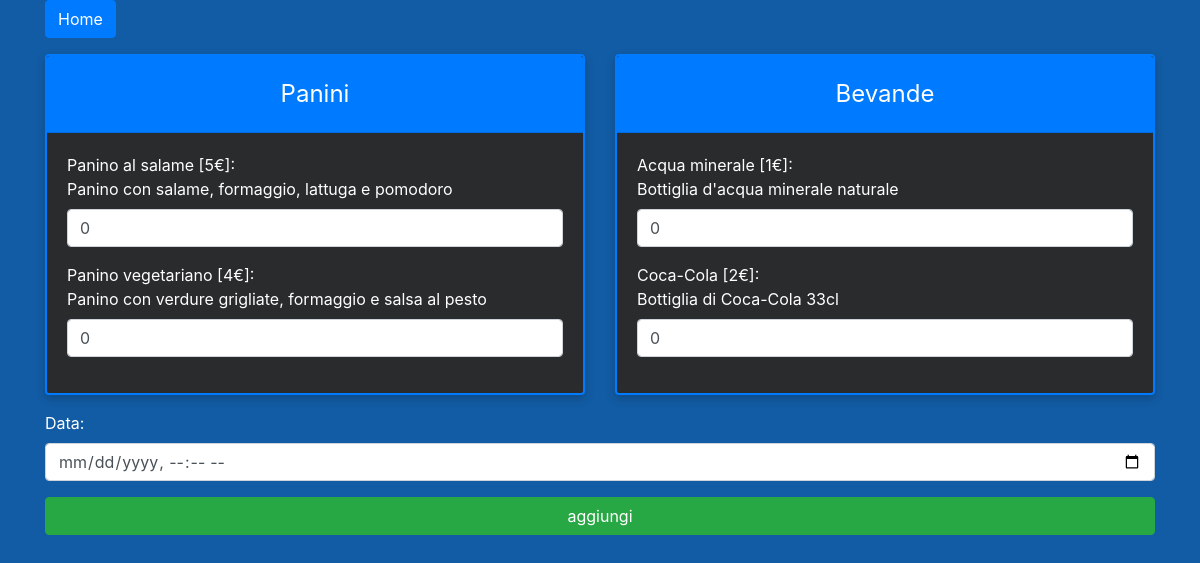
Before: /ordinazione.php (signed in) with the older database file.
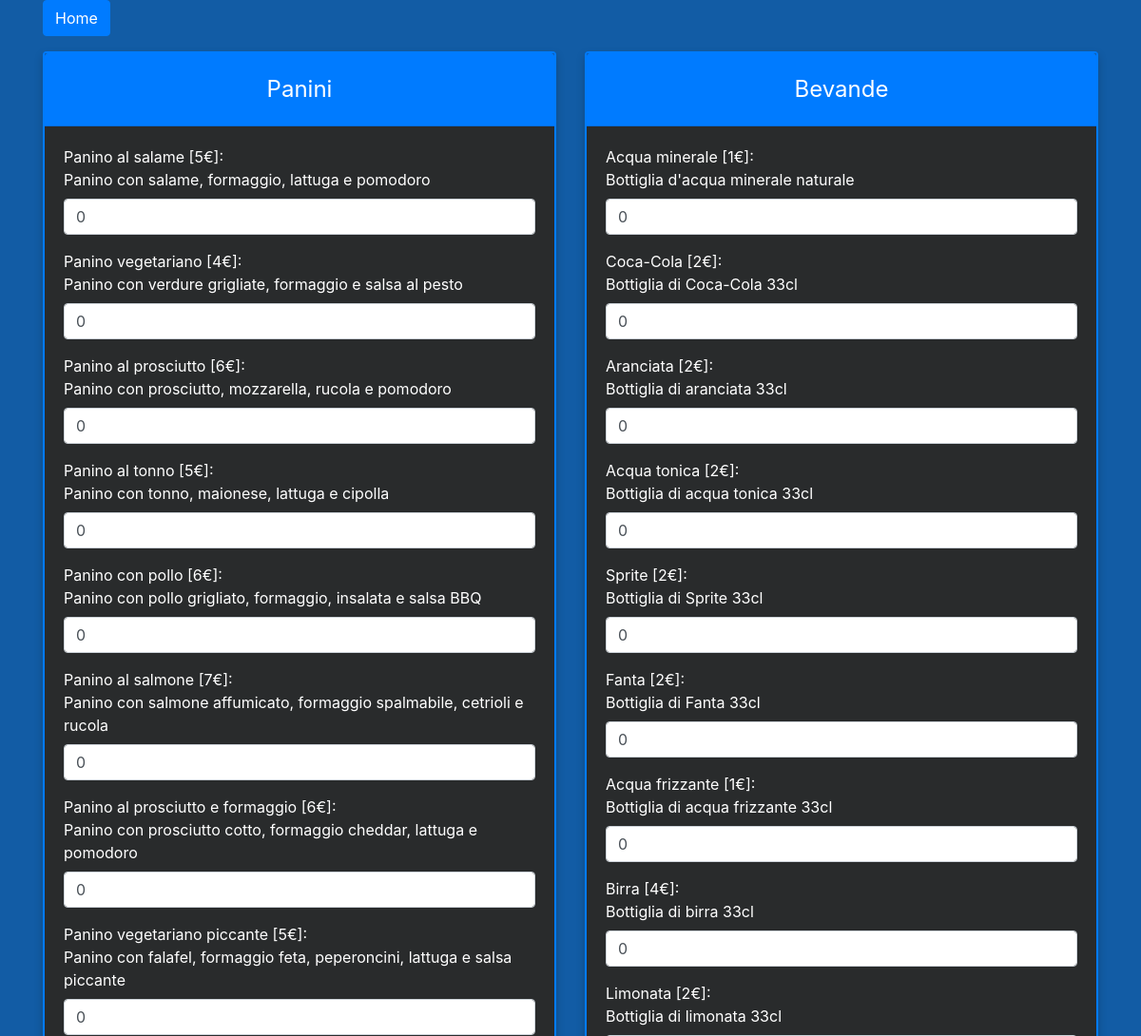
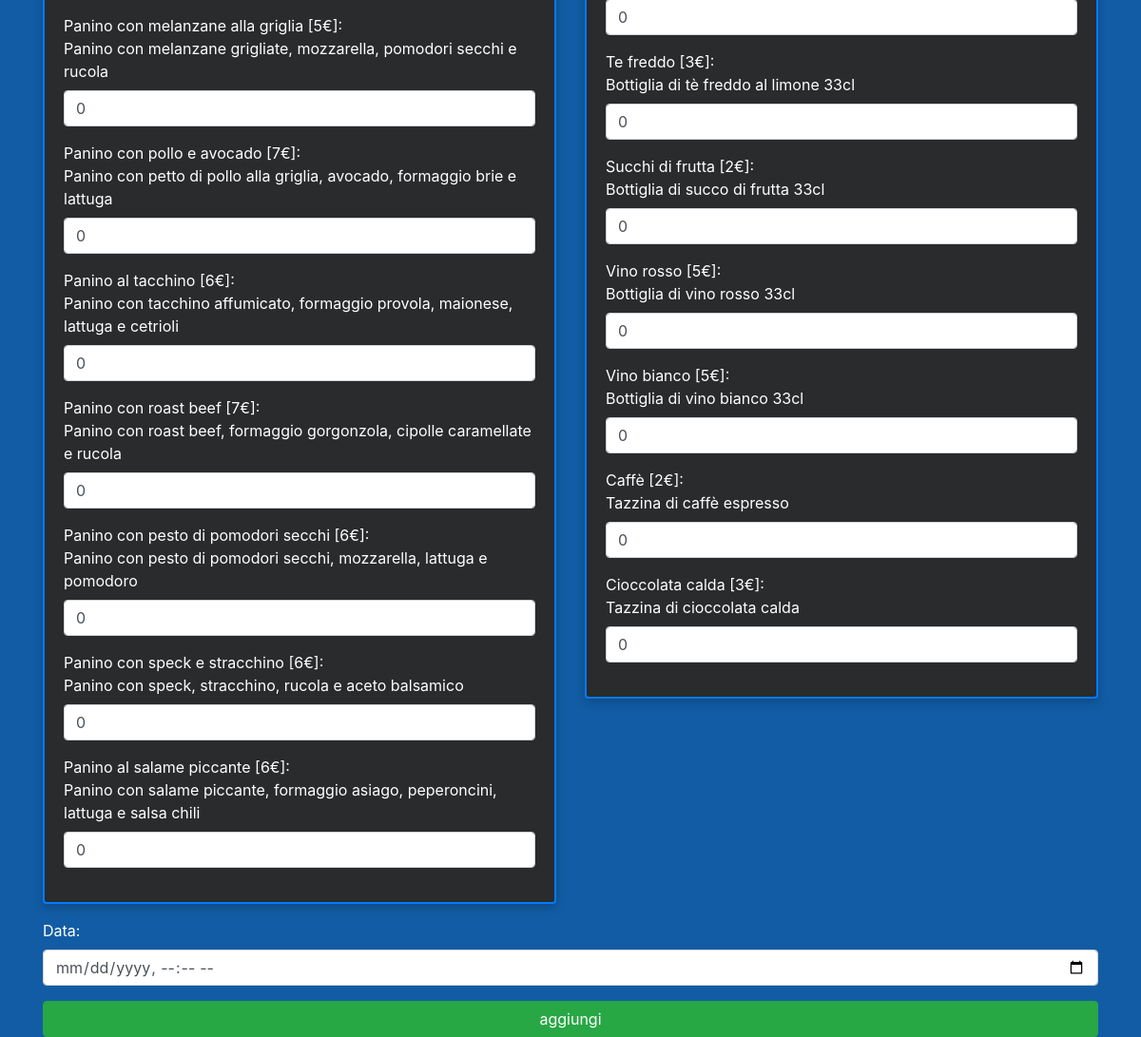
After: the same page with the newer database file (2 pictures, top to bottom).
### tables this page shows
CREATE TABLE `panini` (
  `id` int(11) NOT NULL COMMENT 'Codice univoco per identificare l''entità',
  `nome` varchar(200) NOT NULL COMMENT 'nome del panino',
  `costo` decimal(3,0) NOT NULL COMMENT 'costo del panino',
  `descrizione` varchar(500) NOT NULL COMMENT 'descrizione del panino e ingredienti'
);

CREATE TABLE `bevande` (
  `id` int(11) NOT NULL COMMENT 'Codice univoco per identificare l''entità',
  `nome` varchar(30) NOT NULL COMMENT 'nome della bevanda',
  `costo` decimal(3,0) NOT NULL COMMENT 'costo della bevanda',
  `descrizione` varchar(200) NOT NULL COMMENT 'descrizione della bevanda (ingredienti, ecc...)'
);

### ordinazione.php (the view, shortened to what this page needs)
<?php
if($_SESSION['logged'] == true){
    require "connect.php";
?>
<!DOCTYPE html>
<html lang="it">
<head>
    <link href="https://stackpath.bootstrapcdn.com/bootstrap/4.5.2/css/bootstrap.min.css" rel="stylesheet">
</head>
<body>
    <div class="container">
    <a href="clientInterface.html" class="btn btn-primary mb-3">Home</a>
        <div class="row">
            <div class="col-md-6">
                <form action="">
                    <div class="card">
                        <div class="card-header bg-primary text-white text-center">
                            Panini
                        </div>
                        <div class="card-body">
                            <?php
                                $query = mysqli_query($conn, "SELECT * FROM panini");
                                while ($row = mysqli_fetch_array($query)){
                            ?>
                                    <div class="form-group">
                                        <label for="panino<?php echo $row['id']; ?>"><?php echo $row['nome']; ?> <?php echo "[".$row['costo']."€]"; ?>: <br><?php echo $row['descrizione']; ?></label>
                                        <input type="number" name="pq<?php echo $row['id']; ?>" min="0" value="0" class="form-control">
                                    </div>
                            <?php } ?>
                        </div>
                    </div>
                </form>
            </div>
            <div class="col-md-6">
                <div class="card">
                    <div class="card-header bg-primary text-white text-center">
                        Bevande
                    </div>
                    <div class="card-body">
                        <?php
                            $query = mysqli_query($conn, "SELECT * FROM bevande");
                            while ($row = mysqli_fetch_array($query)){
                        ?>
                                <div class="form-group">
                                    <label for="bevanda<?php echo $row['id']; ?>"><?php echo $row['nome']; ?> <?php echo "[".$row['costo']."€]"; ?>: <br><?php echo $row['descrizione']; ?></label>
                                    <input type="number" name="bq_<?php echo $row['id']; ?>" min="0" value="0" class="form-control">
                                </div>
                        <?php } ?>
                    </div>
                </div>
            </div>
        </div>
        <div class="form-group mt-3">
        <label for="data">Data:</label>
        <input type="datetime-local" name="data" required class="form-control">
    </div>
    <input type="submit" value="aggiungi" class="btn btn-success btn-block">
    </div>
</body>
</html>
<?php } ?>

### ordinazione.php (style rules this page uses)
body { background-color: #125ca5; color: #fff; }
.card { background-color: #292b2c; border: 2px solid #007bff; box-shadow: 0px 4px 10px rgba(0, 0, 0, 0.2); color: #fff; }
.card-header { background-color: #007bff; color: #fff; font-size: 24px; padding: 20px 0; }
.form-group { color: #fff; }

Changed rows visible on the page:
added panini: nome "Panino al prosciutto", costo "6", descrizione "Panino con prosciutto, mozzarella, rucola e pomodoro"
added panini: nome "Panino al tonno", costo "5", descrizione "Panino con tonno, maionese, lattuga e cipolla"
added panini: nome "Panino con pollo", costo "6", descrizione "Panino con pollo grigliato, formaggio, insalata e salsa BBQ"
added panini: nome "Panino al salmone", costo "7", descrizione "Panino con salmone affumicato, formaggio spalmabile, cetrioli e rucola"
added panini: nome "Panino al prosciutto e formaggio", costo "6", descrizione "Panino con prosciutto cotto, formaggio cheddar, lattuga e pomodoro"
added panini: nome "Panino vegetariano piccante", costo "5", descrizione "Panino con falafel, formaggio feta, peperoncini, lattuga e salsa piccante"
added panini: nome "Panino con melanzane alla griglia", costo "5", descrizione "Panino con melanzane grigliate, mozzarella, pomodori secchi e rucola"
added panini: nome "Panino con pollo e avocado", costo "7", descrizione "Panino con petto di pollo alla griglia, avocado, formaggio brie e lattuga"
added panini: nome "Panino al tacchino", costo "6", descrizione "Panino con tacchino affumicato, formaggio provola, maionese, lattuga e cetrioli"
added panini: nome "Panino con roast beef", costo "7", descrizione "Panino con roast beef, formaggio gorgonzola, cipolle caramellate e rucola"
added panini: nome "Panino con pesto di pomodori secchi", costo "6", descrizione "Panino con pesto di pomodori secchi, mozzarella, lattuga e pomodoro"
added panini: nome "Panino con speck e stracchino", costo "6", descrizione "Panino con speck, stracchino, rucola e aceto balsamico"
added panini: nome "Panino al salame piccante", costo "6", descrizione "Panino con salame piccante, formaggio asiago, peperoncini, lattuga e salsa chili"
added bevande: nome "Aranciata", costo "2", descrizione "Bottiglia di aranciata 33cl"
added bevande: nome "Acqua tonica", costo "2", descrizione "Bottiglia di acqua tonica 33cl"
added bevande: nome "Sprite", costo "2", descrizione "Bottiglia di Sprite 33cl"
added bevande: nome "Fanta", costo "2", descrizione "Bottiglia di Fanta 33cl"
added bevande: nome "Acqua frizzante", costo "1", descrizione "Bottiglia di acqua frizzante 33cl"
added bevande: nome "Birra", costo "4", descrizione "Bottiglia di birra 33cl"
added bevande: nome "Limonata", costo "2", descrizione "Bottiglia di limonata 33cl"
added bevande: nome "Te freddo", costo "3", descrizione "Bottiglia di tè freddo al limone 33cl"
added bevande: nome "Succhi di frutta", costo "2", descrizione "Bottiglia di succo di frutta 33cl"
added bevande: nome "Vino rosso", costo "5", descrizione "Bottiglia di vino rosso 33cl"
added bevande: nome "Vino bianco", costo "5", descrizione "Bottiglia di vino bianco 33cl"
added bevande: nome "Caffè", costo "2", descrizione "Tazzina di caffè espresso"
added bevande: nome "Cioccolata calda", costo "3", descrizione "Tazzina di cioccolata calda"
